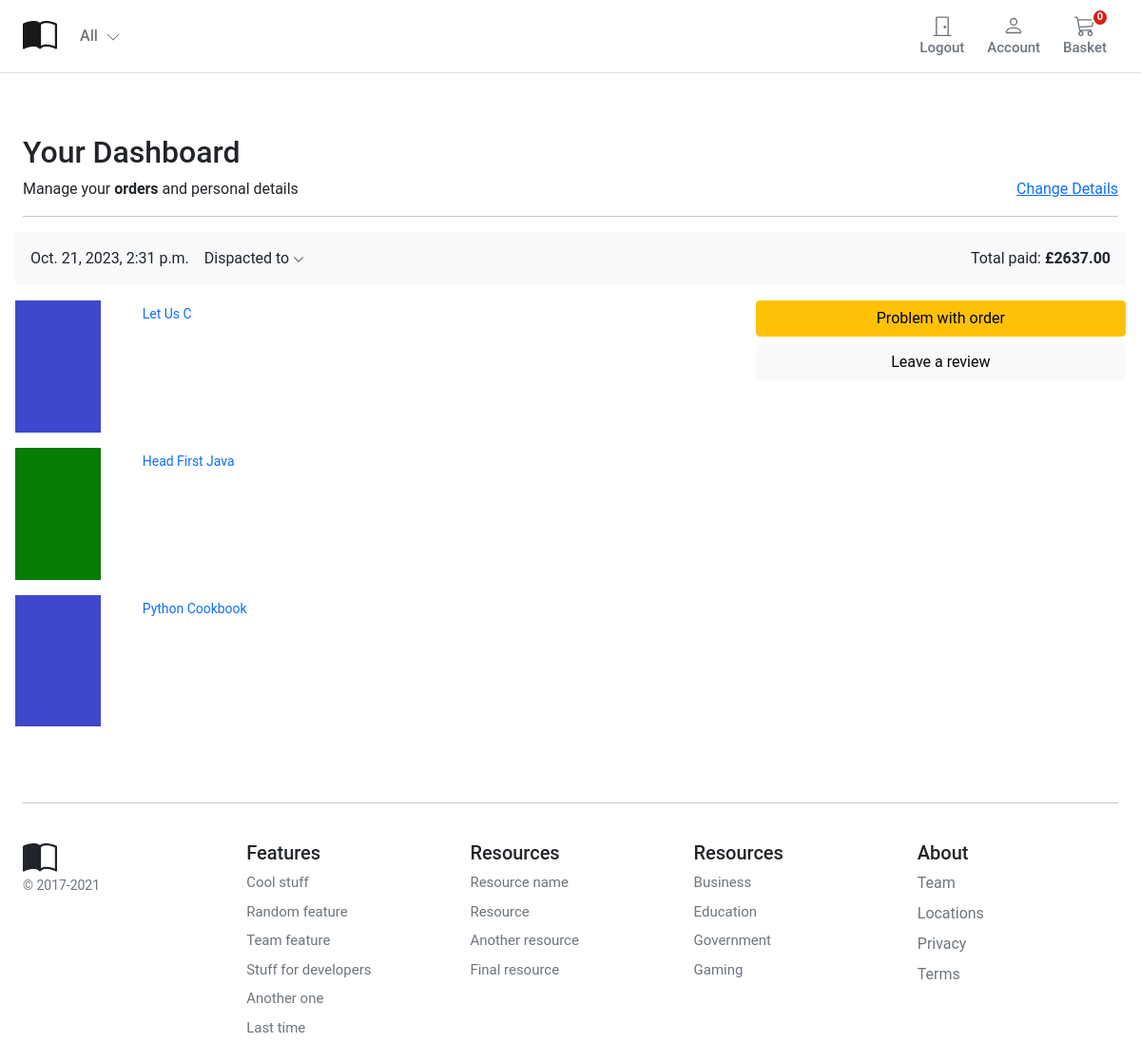
Screenshot of /account/dashboard/ (signed in) with the database file from the repository.
### orders/models.py (models this page shows, shortened)
class Order(models.Model):
    user = models.ForeignKey(
        CustomUser, on_delete=models.CASCADE, related_name="order_user"
    )
    full_name = models.CharField(max_length=50)
    address1 = models.CharField(max_length=250)
    address2 = models.CharField(max_length=250)
    city = models.CharField(max_length=100)
    phone = models.CharField(max_length=100)
    post_code = models.CharField(max_length=20)
    created = models.DateTimeField(auto_now_add=True)
    updated = models.DateTimeField(auto_now=True)
    total_paid = models.DecimalField(max_digits=8, decimal_places=2)
    order_key = models.CharField(max_length=200)
    billing_status = models.BooleanField(default=False)
    class Meta:
        ordering = ("-created",)

class OrderItem(models.Model):
    order = models.ForeignKey(Order, related_name="items", on_delete=models.CASCADE)
    product = models.ForeignKey(
        Product, related_name="order_items", on_delete=models.CASCADE
    )
    price = models.DecimalField(max_digits=5, decimal_places=2)
    quantity = models.PositiveIntegerField(default=1)

### store/models.py (models this page shows)
class Product(models.Model):
    category = models.ForeignKey(
        Category, related_name="product", on_delete=models.CASCADE
    )
    created_by = models.ForeignKey(
        CustomUser, on_delete=models.CASCADE, related_name="product_creator"
    )
    title = models.CharField(max_length=255)
    author = models.CharField(max_length=255, default="admin")
    description = models.TextField(blank=True)
    image = models.ImageField(upload_to="images/", default="images/default.png")
    slug = models.SlugField(max_length=255, unique=True)
    price = models.DecimalField(max_digits=8, decimal_places=2)
    in_stock = models.BooleanField(default=True)
    is_active = models.BooleanField(default=True)
    created = models.DateTimeField(auto_now_add=True)
    updated = models.DateTimeField(auto_now=True)
    class Meta:
        verbose_name_plural = "Products"
        ordering = ("-created",)
    def get_absolute_url(self):
        return reverse("product_detail", args=[self.slug])
    def __str__(self):
        return self.title

### account/views.py (the view)
# urls.py: path("dashboard/", views.dashboard, name="dashboard"),
@login_required
def dashboard(request):
    orders = user_orders(request)
    return render(request, "account/dashboard/dashboard.html", {"orders": orders})

### basket/basket.py (called while the page is built)
    def __len__(self):
        return sum(item["qty"] for item in self.basket.values())

### basket/context_processors.py (called while the page is built)
def basket(request):
    return {"basket": Basket(request)}

### orders/views.py (called while the page is built)
def user_orders(request):
    user_id = request.user.id
    orders = Order.objects.filter(user_id=user_id).filter(billing_status=True)
    return orders

### store/context_processors.py (called while the page is built)
def categories(request):
    return {"categories": Category.objects.all()}

### store/models.py (called while the page is built)
    def get_absolute_url(self):
        return reverse("category_list", args=[self.slug])

### templates/account/dashboard/dashboard.html (shortened to what this page needs)
{% extends "base.html" %}
{% block content %}
<div class="container">
  <div class="col-12">
    <h1 class="h2">Your Dashboard</h1>
  </div>
  <div class="col-12 d-flex justify-content-between">
    <div>Manage your <b>orders</b> and personal details</div>
    <div><a href="{% url 'edit_details' %}">Change Details</a></div>
  </div>
  <hr />
</div>
<div class="container">
  {% for order in orders %}
  <div class="row g-3">
    <div class="col-12 bg-light p-3 d-flex justify-content-between">
      <div class="d-flex d-flex-inline">
        <div class="pe-3">{{ order.created }}</div>
        <div class="dropdown">
          <a class="text-reset text-decoration-none dropdown-toggle" href="#" role="link" id="dropdownLink"
            data-bs-toggle="dropdown" aria-expanded="false">
            Dispacted to
            <svg xmlns="http://www.w3.org/2000/svg" width="12" height="12" fill="currentColor"
              class="bi bi-chevron-down" viewBox="0 0 16 16">
              <path fill-rule="evenodd"
                d="M1.646 4.646a.5.5 0 0 1 .708 0L8 10.293l5.646-5.647a.5.5 0 0 1 .708.708l-6 6a.5.5 0 0 1-.708 0l-6-6a.5.5 0 0 1 0-.708z" />
            </svg>
          </a>
        </div>
      </div>
      <div class="text-end">
        Total paid: <span class="fw-bold">£{{ order.total_paid }}</span>
      </div>
    </div>
    <div class="col-md-5 col-lg-4 order-md-last p-0 order-3">
      <div class="d-grid gap-2 ">
        <button class="btn btn-warning" type="button">Problem with order</button>
        <button class="btn btn-light" type="button">Leave a review</button>
      </div>
    </div>
    <div class="col-md-7 col-lg-8 p-0">
      {% for item in order.items.all %}
      <div class="card mb-3 border-0">
        <div class="row g-0">
          <div class="col-md-2 d-none d-md-block">
            <img class="img-fluid" style="width:90px" src="{{item.product.image.url}}" />
          </div>
          <div class="col-md-10">
            <div class="card-body p-1">
              <a class="text-decoration-none" href="{{ item.product.get_absolute_url }}">
                <p class="card-text small">{{item.product|title}}</p>
              </a>
            </div>
          </div>
        </div>
      </div>
      {% endfor %}
    </div>
  </div>
  {% endfor %}
</div>
{% endblock %}

### static/core/css/base.css (style rules this page uses)
@media (min-width: 1000px) { .container { max-width: 1000px; } }
@media (max-width: 1200px) { .container { max-width: 100%; padding: 0 24px; } }
.dropdown-toggle::after { display: none; }
html, body, p, div { letter-spacing: -0.02px; font-family: 'Roboto', sans-serif; }

### rows the page displays
Order: created "Oct. 21, 2023, 2:31 p.m.", total_paid "2637.00"
OrderItem: product.image (picture), product "Let Us C"
OrderItem: product.image (picture), product "Head First Java"
OrderItem: product.image (picture), product "Python Cookbook"
